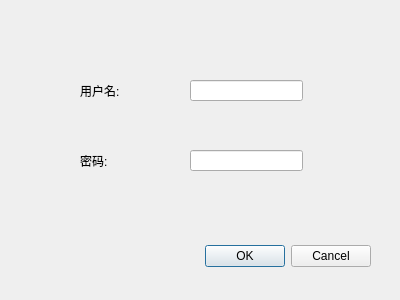
<?xml version="1.0" encoding="UTF-8"?>
<ui version="4.0">
 <class>Dialog</class>
 <widget class="QDialog" name="Dialog">
  <property name="geometry">
   <rect>
    <x>0</x>
    <y>0</y>
    <width>400</width>
    <height>300</height>
   </rect>
  </property>
  <property name="windowTitle">
   <string>Dialog</string>
  </property>
  <widget class="QDialogButtonBox" name="buttonBox">
   <property name="geometry">
    <rect>
     <x>30</x>
     <y>240</y>
     <width>341</width>
     <height>32</height>
    </rect>
   </property>
   <property name="orientation">
    <enum>Qt::Horizontal</enum>
   </property>
   <property name="standardButtons">
    <set>QDialogButtonBox::Cancel|QDialogButtonBox::Ok</set>
   </property>
  </widget>
  <widget class="QLabel" name="label">
   <property name="geometry">
    <rect>
     <x>80</x>
     <y>80</y>
     <width>72</width>
     <height>21</height>
    </rect>
   </property>
   <property name="text">
    <string>用户名:</string>
   </property>
  </widget>
  <widget class="QLabel" name="label_2">
   <property name="geometry">
    <rect>
     <x>80</x>
     <y>150</y>
     <width>72</width>
     <height>21</height>
    </rect>
   </property>
   <property name="text">
    <string>密码:</string>
   </property>
  </widget>
  <widget class="QLineEdit" name="lineEdit">
   <property name="geometry">
    <rect>
     <x>190</x>
     <y>80</y>
     <width>113</width>
     <height>21</height>
    </rect>
   </property>
  </widget>
  <widget class="QLineEdit" name="lineEdit_2">
   <property name="geometry">
    <rect>
     <x>190</x>
     <y>150</y>
     <width>113</width>
     <height>21</height>
    </rect>
   </property>
  </widget>
 </widget>
 <resources/>
 <connections>
  <connection>
   <sender>buttonBox</sender>
   <signal>accepted()</signal>
   <receiver>Dialog</receiver>
   <slot>accept()</slot>
   <hints>
    <hint type="sourcelabel">
     <x>248</x>
     <y>254</y>
    </hint>
    <hint type="destinationlabel">
     <x>157</x>
     <y>274</y>
    </hint>
   </hints>
  </connection>
  <connection>
   <sender>buttonBox</sender>
   <signal>rejected()</signal>
   <receiver>Dialog</receiver>
   <slot>reject()</slot>
   <hints>
    <hint type="sourcelabel">
     <x>316</x>
     <y>260</y>
    </hint>
    <hint type="destinationlabel">
     <x>286</x>
     <y>274</y>
    </hint>
   </hints>
  </connection>
 </connections>
</ui>
